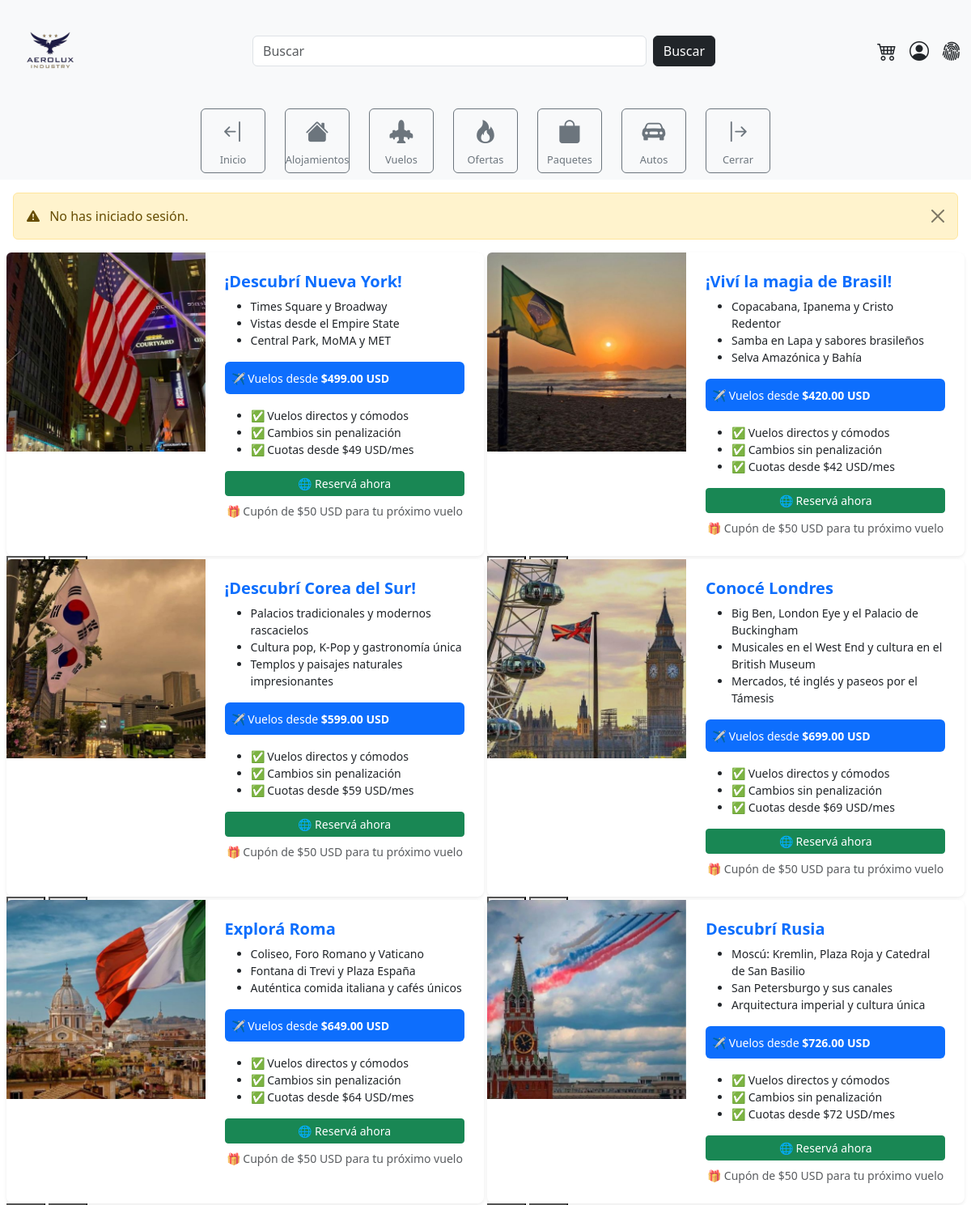
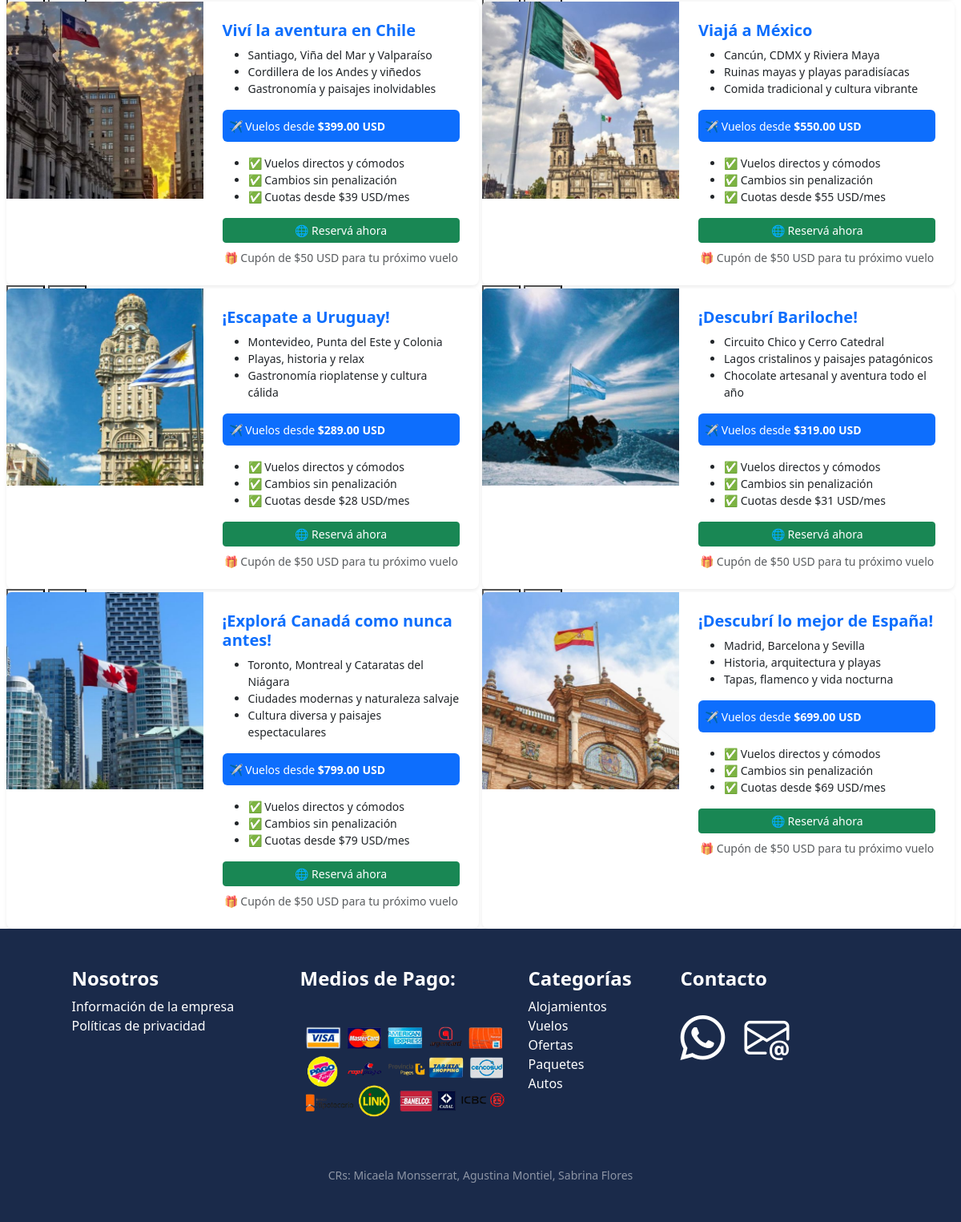
Screenshot of /menu/vuelos.php with the database file from the repository (2 pictures, top to bottom).
### tables this page shows
CREATE TABLE `vuelos` (
  `id_vuelo` int NOT NULL,
  `nombre_vuelo` varchar(100) NOT NULL,
  `descripcion` text,
  `destino` varchar(100) NOT NULL,
  `precio` decimal(10,2) NOT NULL,
  `imagen` varchar(255) DEFAULT NULL
);

### menu/vuelos.php (the view, shortened to what this page needs)
<?php
include('../estructura/cabecera.php');
include('../config/conexion.php');
try {
    $query = "SELECT * FROM vuelos";
    $stmt = $pdo->prepare($query);
    $stmt->execute();
    $vuelos = $stmt->fetchAll(PDO::FETCH_ASSOC);
} catch (PDOException $e) {
    echo "<div class='alert alert-danger'>Error al cargar vuelos: " . $e->getMessage() . "</div>";
    $vuelos = [];
}
?>
<div class="contenedor-ajustado">
    <div class="row row-cols-1 row-cols-md-2 g-1">
        <?php foreach ($vuelos as $vuelos):
            $imagenes = !empty($vuelos['imagen']) ? explode(',', $vuelos['imagen']) : ['default.jpg'];
            $imagenes = array_map('trim', $imagenes);
        ?>
        <div class="col">
            <div class="card h-100 shadow-sm border-0 rounded-3">
                <div class="row g-0 h-100">
                    <div class="col-md-5">
                        <div id="carousel<?= htmlspecialchars($vuelos['id_vuelo']) ?>" class="carousel slide h-100" data-bs-ride="carousel">
                            <div class="carousel-inner h-100 rounded-start">
                                <?php foreach ($imagenes as $index => $imagen): ?>
                                <div class="carousel-item <?= $index === 0 ? 'active' : '' ?>">
                                    <img src="../img/<?= htmlspecialchars($imagen) ?>"
                                    class="d-block w-100 carousel-image"
                                    alt="<?= htmlspecialchars($vuelos['nombre_vuelo']) ?> <?= $index + 1 ?>">
                                </div>
                                <?php endforeach; ?>
                            </div>
                            <button class="carousel-control-prev-hidden" type="button" data-bs-target="#carousel<?= htmlspecialchars($vuelos['id_vuelo']) ?>" data-bs-slide="prev">
                            </button>
                            <button class="carousel-control-next-hidden" type="button" data-bs-target="#carousel<?= htmlspecialchars($vuelos['id_vuelo']) ?>" data-bs-slide="next">
                            </button>
                        </div>
                    </div>
                    <div class="col-md-7">
                        <div class="card-body p-4">
                            <h5 class="text-primary fw-bold mb-2"><?= htmlspecialchars($vuelos['nombre_vuelo']) ?></h5>
                            <?php if (!empty($vuelos['descripcion'])): ?>
                            <ul class="small mb-3">
                                <?php
                                $puntos_descripcion = explode("\n", $vuelos['descripcion']);
                                foreach ($puntos_descripcion as $punto):
                                    if (!empty(trim($punto))):
                                ?>
                                <li><?= htmlspecialchars(trim($punto)) ?></li>
                                <?php
                                    endif;
                                endforeach;
                                ?>
                            </ul>
                            <?php endif; ?>
                            <div class="bg-primary text-white p-2 rounded mb-3">
                                <small>
                                    ✈️ Vuelos desde <strong>$<?= number_format($vuelos['precio'], 2) ?> USD</strong>
                                    <br>
                                </small>
                            </div>
                            <ul class="small mb-3">
                                <li>✅ Vuelos directos y cómodos</li>
                                <li>✅ Cambios sin penalización</li>
                                <li>✅ Cuotas desde $<?= floor($vuelos['precio']/10) ?> USD/mes</li>
                            </ul>
                            <a href="formulario_reserva.php" class="btn btn-success btn-sm w-100">🌐 Reservá ahora</a>
                            <p class="text-muted mt-2 small text-center">🎁 Cupón de $50 USD para tu próximo vuelo</p>
                        </div>
                    </div>
                </div>
            </div>
        </div>
        <?php endforeach; ?>
    </div>
</div>
<?php include('../estructura/pie.php'); ?>

### css/estilos.css (style rules this page uses)
.card { height: 100%; display: flex; flex-direction: column; box-shadow: 0 2px 6px rgba(0, 0, 0, 0.1); }
.card-body { flex-grow: 1; display: flex; flex-direction: column; justify-content: space-between; }
.card-body p { text-align: justify; width: 100%; margin: 0; padding: 0; }

### menu/vuelos.php (style rules this page uses)
.contenedor-ajustado { padding-left: 2mm; padding-right: 2mm; }
.carousel-image { height: 250px; object-fit: cover; }
@media (min-width: 768px) { .carousel-image { height: 100%; } }

### rows the page displays
vuelos: imagen (picture), nombre_vuelo "¡Descubrí Nueva York!", descripcion "Times Square y Broadway", descripcion "Vistas desde el Empire State", descripcion "Central Park, MoMA y MET", precio "499.00", floor($vuelos['precio']/10) "49"
vuelos: imagen (picture), nombre_vuelo "¡Viví la magia de Brasil!", descripcion "Copacabana, Ipanema y Cristo Redentor", descripcion "Samba en Lapa y sabores brasileños", descripcion "Selva Amazónica y Bahía", precio "420.00", floor($vuelos['precio']/10) "42"
vuelos: imagen (picture), nombre_vuelo "¡Descubrí Corea del Sur!", descripcion "Palacios tradicionales y modernos rascacielos", descripcion "Cultura pop, K-Pop y gastronomía única", descripcion "Templos y paisajes naturales impresionantes", precio "599.00", floor($vuelos['precio']/10) "59"
vuelos: imagen (picture), nombre_vuelo "Conocé Londres", descripcion "Big Ben, London Eye y el Palacio de Buckingham", descripcion "Musicales en el West End y cultura en el British Museum", descripcion "Mercados, té inglés y paseos por el Támesis", precio "699.00", floor($vuelos['precio']/10) "69"
vuelos: imagen (picture), nombre_vuelo "Explorá Roma", descripcion "Coliseo, Foro Romano y Vaticano", descripcion "Fontana di Trevi y Plaza España", descripcion "Auténtica comida italiana y cafés únicos", precio "649.00", floor($vuelos['precio']/10) "64"
vuelos: imagen (picture), nombre_vuelo "Descubrí Rusia", descripcion "Moscú: Kremlin, Plaza Roja y Catedral de San Basilio", descripcion "San Petersburgo y sus canales", descripcion "Arquitectura imperial y cultura única", precio "726.00", floor($vuelos['precio']/10) "72"
vuelos: imagen (picture), nombre_vuelo "Viví la aventura en Chile", descripcion "Santiago, Viña del Mar y Valparaíso", descripcion "Cordillera de los Andes y viñedos", descripcion "Gastronomía y paisajes inolvidables", precio "399.00", floor($vuelos['precio']/10) "39"
vuelos: imagen (picture), nombre_vuelo "Viajá a México", descripcion "Cancún, CDMX y Riviera Maya", descripcion "Ruinas mayas y playas paradisíacas", descripcion "Comida tradicional y cultura vibrante", precio "550.00", floor($vuelos['precio']/10) "55"
vuelos: imagen (picture), nombre_vuelo "¡Escapate a Uruguay!", descripcion "Montevideo, Punta del Este y Colonia", descripcion "Playas, historia y relax", descripcion "Gastronomía rioplatense y cultura cálida", precio "289.00", floor($vuelos['precio']/10) "28"
vuelos: imagen (picture), nombre_vuelo "¡Descubrí Bariloche!", descripcion "Circuito Chico y Cerro Catedral", descripcion "Lagos cristalinos y paisajes patagónicos", descripcion "Chocolate artesanal y aventura todo el año", precio "319.00", floor($vuelos['precio']/10) "31"
vuelos: imagen (picture), nombre_vuelo "¡Explorá Canadá como nunca antes!", descripcion "Toronto, Montreal y Cataratas del Niágara", descripcion "Ciudades modernas y naturaleza salvaje", descripcion "Cultura diversa y paisajes espectaculares", precio "799.00", floor($vuelos['precio']/10) "79"
vuelos: imagen (picture), nombre_vuelo "¡Descubrí lo mejor de España!", descripcion "Madrid, Barcelona y Sevilla", descripcion "Historia, arquitectura y playas", descripcion "Tapas, flamenco y vida nocturna", precio "699.00", floor($vuelos['precio']/10) "69"
